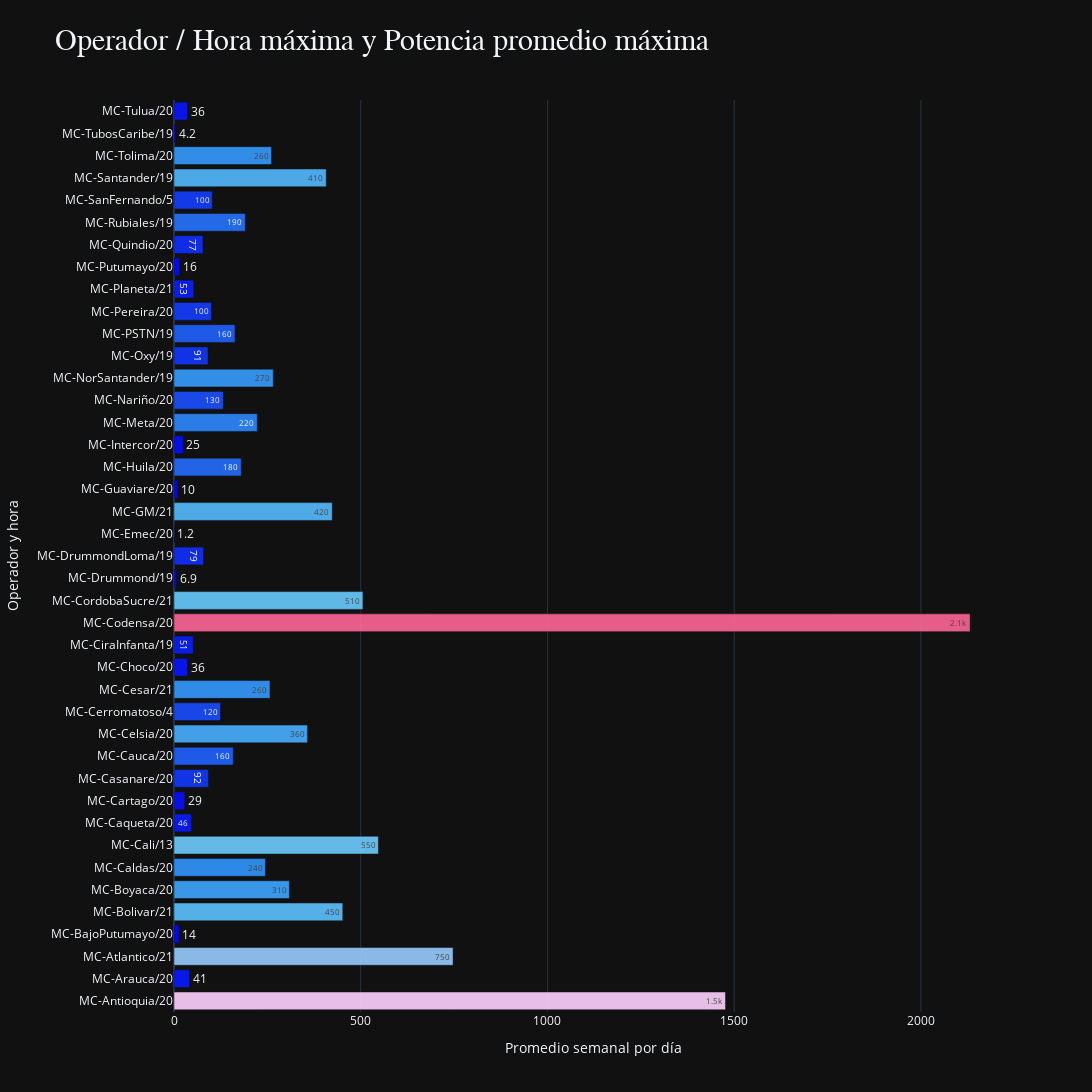

Here is the notebook cell this chart was saved with:
### Code cell
barchart = px.bar(
    data_frame = dataset_max_new,
    x = 'promedio_semanal_por_dia',
    y = 'Operador/Hora',
    color = 'promedio_semanal_por_dia',
    opacity = 0.9,
    orientation = 'h',
    barmode = 'relative',

    color_continuous_scale=px.colors.diverging.Picnic,
    range_color = [1,2500],

    text = 'promedio_semanal_por_dia',

    labels = {"promedio_semanal_por_dia":"Promedio semanal por día",
    "Operador/Hora":"Operador y hora"},           # map the labels of the figure
    title = 'Operador / Hora máxima y Potencia promedio máxima', # figure title
    width=1200,                   # figure width in pixels
    height=1200,                   # figure height in pixels
    template = 'plotly_dark',
)
barchart.update_traces(texttemplate='%{text:.2s}')
barchart.update_coloraxes(showscale=False)
barchart.update_layout(title=dict(font=dict(family='JetBrains Mono',size=30)))
barchart.show()

### Figure 1 — Plotly figure (JSON) as saved in the notebook; plotly's stock layout.template omitted (floating-point values rounded to 4 significant figures)
{"data": [{"alignmentgroup": "True", "hoverlabel": {"namelength": 0}, "hovertemplate": "Promedio semanal por día=%{marker.color}<br>Operador y hora=%{y}", "legendgroup": "", "marker": {"color": [1477.0, 41.49, 747.3, 13.97, 451.9, 308.9, 244.7, 547.2, 46.43, 28.71, 92.24, 158.7, 357.3, 124.6, 257.0, 36.19, 51.24, 2132.0, 505.9, 6.925, 79, 1.212, 423.8, 10.43, 180.0, 24.82, 223.0, 131.9, 265.8, 91, 163.2, 100.1, 52.94, 15.85, 77.47, 190.8, 102.6, 407.7, 261.0, 4.202, 36.23], "coloraxis": "coloraxis", "opacity": 0.9}, "name": "", "offsetgroup": "", "orientation": "h", "showlegend": false, "text": [1477.0, 41.49, 747.3, 13.97, 451.9, 308.9, 244.7, 547.2, 46.43, 28.71, 92.24, 158.7, 357.3, 124.6, 257.0, 36.19, 51.24, 2132.0, 505.9, 6.925, 79, 1.212, 423.8, 10.43, 180.0, 24.82, 223.0, 131.9, 265.8, 91, 163.2, 100.1, 52.94, 15.85, 77.47, 190.8, 102.6, 407.7, 261.0, 4.202, 36.23], "textposition": "auto", "texttemplate": "%{text:.2s}", "type": "bar", "x": [1477.0, 41.49, 747.3, 13.97, 451.9, 308.9, 244.7, 547.2, 46.43, 28.71, 92.24, 158.7, 357.3, 124.6, 257.0, 36.19, 51.24, 2132.0, 505.9, 6.925, 79, 1.212, 423.8, 10.43, 180.0, 24.82, 223.0, 131.9, 265.8, 91, 163.2, 100.1, 52.94, 15.85, 77.47, 190.8, 102.6, 407.7, 261.0, 4.202, 36.23], "xaxis": "x", "y": ["MC-Antioquia/20", "MC-Arauca/20", "MC-Atlantico/21", "MC-BajoPutumayo/20", "MC-Bolivar/21", "MC-Boyaca/20", "MC-Caldas/20", "MC-Cali/13", "MC-Caqueta/20", "MC-Cartago/20", "MC-Casanare/20", "MC-Cauca/20", "MC-Celsia/20", "MC-Cerromatoso/4", "MC-Cesar/21", "MC-Choco/20", "MC-CiraInfanta/19", "MC-Codensa/20", "MC-CordobaSucre/21", "MC-Drummond/19", "MC-DrummondLoma/19", "MC-Emec/20", "MC-GM/21", "MC-Guaviare/20", "MC-Huila/20", "MC-Intercor/20", "MC-Meta/20", "MC-Nariño/20", "MC-NorSantander/19", "MC-Oxy/19", "MC-PSTN/19", "MC-Pereira/20", "MC-Planeta/21", "MC-Putumayo/20", "MC-Quindio/20", "MC-Rubiales/19", "MC-SanFernando/5", "MC-Santander/19", "MC-Tolima/20", "MC-TubosCaribe/19", "MC-Tulua/20"], "yaxis": "y"}], "layout": {"barmode": "relative", "coloraxis": {"cmax": 2500, "cmin": 1, "colorbar": {"title": {"text": "Promedio semanal por día"}}, "colorscale": [[0, "rgb(0,0,255)"], [0.1, "rgb(51,153,255)"], [0.2, "rgb(102,204,255)"], [0.3, "rgb(153,204,255)"], [0.4, "rgb(204,204,255)"], [0.5, "rgb(255,255,255)"], [0.6, "rgb(255,204,255)"], [0.7, "rgb(255,153,255)"], [0.8, "rgb(255,102,204)"], [0.9, "rgb(255,102,102)"], [1, "rgb(255,0,0)"]], "showscale": false}, "height": 1200, "legend": {"tracegroupgap": 0}, "title": {"font": {"family": "JetBrains Mono", "size": 30}, "text": "Operador / Hora máxima y Potencia promedio máxima"}, "width": 1200, "xaxis": {"anchor": "y", "domain": [0, 1], "title": {"text": "Promedio semanal por día"}}, "yaxis": {"anchor": "x", "domain": [0, 1], "title": {"text": "Operador y hora"}}}}
